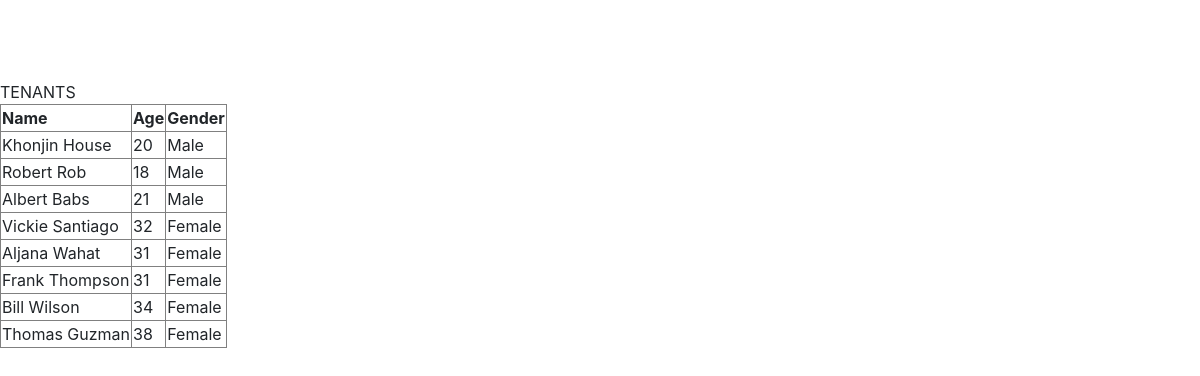
Screenshot of /tenant.php with the database file from the repository.
### tables this page shows
CREATE TABLE `Tenant` (
  `Tenant_ID` mediumint(8) unsigned NOT NULL auto_increment,
  `Tenant_FirstName` text(30) default NULL,
  `Tenant_LastName` text(30) default NULL,
  `Tenant_Age` int unsigned default 1,
  `Tenant_Gender` bit default 0  ,
  
  PRIMARY KEY (`Tenant_ID`)
) AUTO_INCREMENT=1;

### tenant.php (the view, shortened to what this page needs)
<!DOCTYPE html>
<html>
	<head>
		<link rel="stylesheet" href="https://maxcdn.bootstrapcdn.com/bootstrap/4.0.0/css/bootstrap.min.css">
	</head>
		<?php
			$servername = "localhost";
			$username = "root";
			$password = "";
			$dbname = "landlord";
			$conn = new mysqli($servername, $username, $password, $dbname);
			echo "TENANTS<br>";
			$sql = "SELECT Tenant_ID, Tenant_FirstName,Tenant_LastName,Tenant_Age,Tenant_Gender FROM Tenant";
			$result = $conn->query($sql);
			echo "<table border='1'>
				<tr>
				<th>Name</th>
				<th>Age</th>
				<th>Gender</th>
				</tr>";
			if ($result->num_rows > 0)
			{
			    while($row = $result->fetch_assoc())
				{
			        echo "<tr>";
					echo "<td>" . $row['Tenant_FirstName'] . " " . $row['Tenant_LastName'] . "</td>";
					echo "<td>" . $row['Tenant_Age'] . "</td>";
					if ($row["Tenant_Gender"] == 0)
					{
						echo "<td> Male </td>";
					}
					else if ($row["Tenant_Gender"] == 1)
					{
						echo "<td> Female </td>";
					}
					echo "</tr>";
			    }
			}
			else
			{
			    echo "0 results<br>------------------------------------------------<br>";
			}
			?>
	<body>
	</body>
</html>

### tenant.php (style rules this page uses)
body { padding-top: 80px; padding-bottom: 100px; }

### rows the page displays
tenant: Tenant_FirstName "Khonjin", Tenant_LastName "House", Tenant_Age "20", Tenant_Gender "Male"
tenant: Tenant_FirstName "Robert", Tenant_LastName "Rob", Tenant_Age "18", Tenant_Gender "Male"
tenant: Tenant_FirstName "Albert", Tenant_LastName "Babs", Tenant_Age "21", Tenant_Gender "Male"
tenant: Tenant_FirstName "Vickie", Tenant_LastName "Santiago", Tenant_Age "32", Tenant_Gender "Female"
tenant: Tenant_FirstName "Aljana", Tenant_LastName "Wahat", Tenant_Age "31", Tenant_Gender "Female"
tenant: Tenant_FirstName "Frank", Tenant_LastName "Thompson", Tenant_Age "31", Tenant_Gender "Female"
tenant: Tenant_FirstName "Bill", Tenant_LastName "Wilson", Tenant_Age "34", Tenant_Gender "Female"
tenant: Tenant_FirstName "Thomas", Tenant_LastName "Guzman", Tenant_Age "38", Tenant_Gender "Female"
